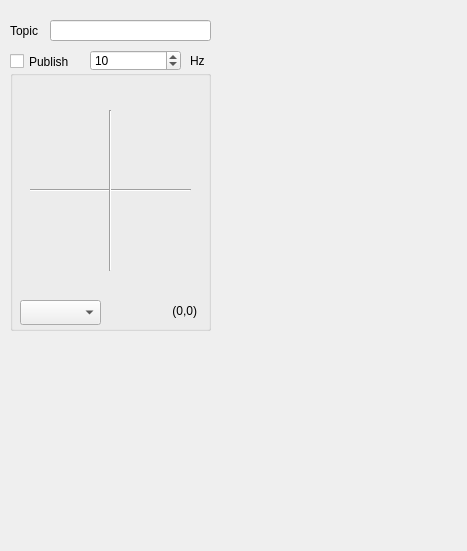
<?xml version="1.0" encoding="UTF-8"?>
<ui version="4.0">
 <class>Form</class>
 <widget class="QWidget" name="Form">
  <property name="geometry">
   <rect>
    <x>0</x>
    <y>0</y>
    <width>467</width>
    <height>551</height>
   </rect>
  </property>
  <property name="windowTitle">
   <string>Virtual Joystick</string>
  </property>
  <widget class="QGroupBox" name="Test">
   <property name="geometry">
    <rect>
     <x>10</x>
     <y>70</y>
     <width>201</width>
     <height>261</height>
    </rect>
   </property>
   <property name="title">
    <string/>
   </property>
   <property name="flat">
    <bool>false</bool>
   </property>
   <property name="checkable">
    <bool>false</bool>
   </property>
   <widget class="QLabel" name="joyPosLabel">
    <property name="geometry">
     <rect>
      <x>106</x>
      <y>230</y>
      <width>81</width>
      <height>21</height>
     </rect>
    </property>
    <property name="text">
     <string>(0,0)</string>
    </property>
    <property name="textFormat">
     <enum>Qt::PlainText</enum>
    </property>
    <property name="alignment">
     <set>Qt::AlignRight|Qt::AlignTrailing|Qt::AlignVCenter</set>
    </property>
   </widget>
   <widget class="Line" name="line">
    <property name="geometry">
     <rect>
      <x>20</x>
      <y>110</y>
      <width>161</width>
      <height>21</height>
     </rect>
    </property>
    <property name="orientation">
     <enum>Qt::Horizontal</enum>
    </property>
   </widget>
   <widget class="QComboBox" name="shapeSelectBox">
    <property name="geometry">
     <rect>
      <x>10</x>
      <y>230</y>
      <width>81</width>
      <height>25</height>
     </rect>
    </property>
    <property name="currentText">
     <string/>
    </property>
   </widget>
   <widget class="Line" name="line_2">
    <property name="geometry">
     <rect>
      <x>90</x>
      <y>40</y>
      <width>21</width>
      <height>161</height>
     </rect>
    </property>
    <property name="orientation">
     <enum>Qt::Vertical</enum>
    </property>
   </widget>
   <widget class="JoystickView" name="joy" native="true">
    <property name="geometry">
     <rect>
      <x>0</x>
      <y>20</y>
      <width>200</width>
      <height>200</height>
     </rect>
    </property>
    <property name="sizePolicy">
     <sizepolicy hsizetype="Fixed" vsizetype="Fixed">
      <horstretch>0</horstretch>
      <verstretch>0</verstretch>
     </sizepolicy>
    </property>
   </widget>
  </widget>
  <widget class="QLineEdit" name="topicLineEdit">
   <property name="geometry">
    <rect>
     <x>50</x>
     <y>20</y>
     <width>161</width>
     <height>21</height>
    </rect>
   </property>
   <property name="placeholderText">
    <string/>
   </property>
   <property name="clearButtonEnabled">
    <bool>false</bool>
   </property>
  </widget>
  <widget class="QSpinBox" name="rateSpinBox">
   <property name="geometry">
    <rect>
     <x>90</x>
     <y>50</y>
     <width>91</width>
     <height>21</height>
    </rect>
   </property>
   <property name="minimum">
    <number>1</number>
   </property>
   <property name="maximum">
    <number>1000</number>
   </property>
   <property name="value">
    <number>10</number>
   </property>
  </widget>
  <widget class="QLabel" name="label">
   <property name="geometry">
    <rect>
     <x>190</x>
     <y>50</y>
     <width>21</width>
     <height>21</height>
    </rect>
   </property>
   <property name="text">
    <string>Hz</string>
   </property>
   <property name="alignment">
    <set>Qt::AlignLeading|Qt::AlignLeft|Qt::AlignVCenter</set>
   </property>
  </widget>
  <widget class="QLabel" name="label_2">
   <property name="geometry">
    <rect>
     <x>10</x>
     <y>20</y>
     <width>41</width>
     <height>21</height>
    </rect>
   </property>
   <property name="text">
    <string>Topic</string>
   </property>
   <property name="alignment">
    <set>Qt::AlignLeading|Qt::AlignLeft|Qt::AlignVCenter</set>
   </property>
  </widget>
  <widget class="QCheckBox" name="publishCheckBox">
   <property name="geometry">
    <rect>
     <x>10</x>
     <y>50</y>
     <width>71</width>
     <height>23</height>
    </rect>
   </property>
   <property name="text">
    <string>Publish</string>
   </property>
  </widget>
 </widget>
 <customwidgets>
  <customwidget>
   <class>JoystickView</class>
   <extends>QWidget</extends>
   <header>rqt_virtual_joy.joystickView</header>
  </customwidget>
 </customwidgets>
 <resources/>
 <connections/>
</ui>
